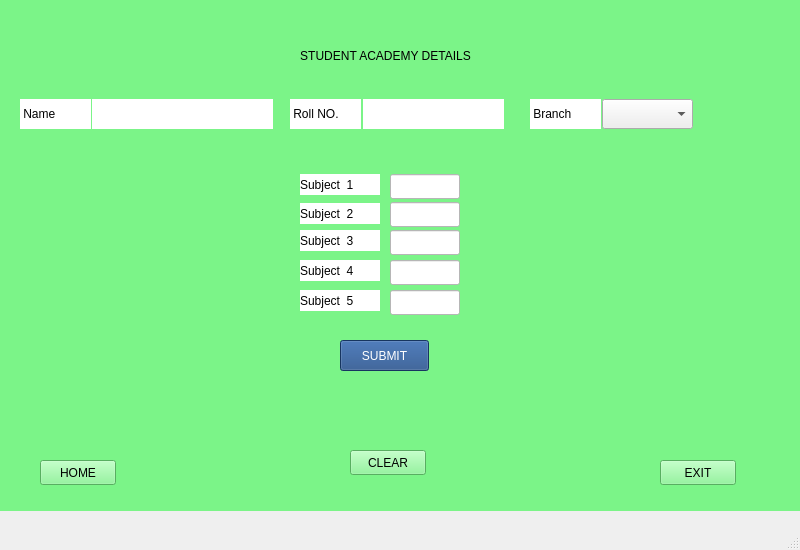
<?xml version="1.0" encoding="UTF-8"?>
<ui version="4.0">
 <class>studentdetail</class>
 <widget class="QMainWindow" name="studentdetail">
  <property name="geometry">
   <rect>
    <x>0</x>
    <y>0</y>
    <width>800</width>
    <height>550</height>
   </rect>
  </property>
  <property name="windowTitle">
   <string>STUDENT DETAILS</string>
  </property>
  <widget class="QWidget" name="centralwidget">
   <widget class="QLabel" name="label">
    <property name="geometry">
     <rect>
      <x>0</x>
      <y>0</y>
      <width>800</width>
      <height>511</height>
     </rect>
    </property>
    <property name="styleSheet">
     <string notr="true">background-color: rgb(138, 226, 52);
background-color: rgb(123, 244, 136);</string>
    </property>
    <property name="text">
     <string/>
    </property>
   </widget>
   <widget class="QLabel" name="label_3">
    <property name="geometry">
     <rect>
      <x>20</x>
      <y>99</y>
      <width>71</width>
      <height>30</height>
     </rect>
    </property>
    <property name="styleSheet">
     <string notr="true">background-color: rgb(255, 255, 255);
color: rgb(0, 0, 0);
font: 75 14pt &quot;Ubuntu Condensed&quot;;</string>
    </property>
    <property name="text">
     <string> Name</string>
    </property>
   </widget>
   <widget class="QLabel" name="label_4">
    <property name="geometry">
     <rect>
      <x>290</x>
      <y>99</y>
      <width>71</width>
      <height>30</height>
     </rect>
    </property>
    <property name="styleSheet">
     <string notr="true">background-color: rgb(255, 255, 255);
color: rgb(0, 0, 0);
font: 75 14pt &quot;Ubuntu Condensed&quot;;</string>
    </property>
    <property name="text">
     <string> Roll NO.</string>
    </property>
   </widget>
   <widget class="QLabel" name="label_5">
    <property name="geometry">
     <rect>
      <x>530</x>
      <y>99</y>
      <width>71</width>
      <height>30</height>
     </rect>
    </property>
    <property name="styleSheet">
     <string notr="true">background-color: rgb(255, 255, 255);
color: rgb(0, 0, 0);
font: 75 14pt &quot;Ubuntu Condensed&quot;;</string>
    </property>
    <property name="text">
     <string> Branch</string>
    </property>
   </widget>
   <widget class="QLineEdit" name="D1">
    <property name="geometry">
     <rect>
      <x>92</x>
      <y>99</y>
      <width>181</width>
      <height>30</height>
     </rect>
    </property>
    <property name="frame">
     <bool>false</bool>
    </property>
   </widget>
   <widget class="QLineEdit" name="D2">
    <property name="geometry">
     <rect>
      <x>363</x>
      <y>99</y>
      <width>141</width>
      <height>30</height>
     </rect>
    </property>
    <property name="frame">
     <bool>false</bool>
    </property>
   </widget>
   <widget class="QComboBox" name="D3">
    <property name="geometry">
     <rect>
      <x>602</x>
      <y>99</y>
      <width>91</width>
      <height>30</height>
     </rect>
    </property>
   </widget>
   <widget class="QPushButton" name="B1">
    <property name="geometry">
     <rect>
      <x>340</x>
      <y>340</y>
      <width>89</width>
      <height>31</height>
     </rect>
    </property>
    <property name="styleSheet">
     <string notr="true">background-color: rgb(32, 74, 135);
color: rgb(255, 255, 255);</string>
    </property>
    <property name="text">
     <string>SUBMIT</string>
    </property>
   </widget>
   <widget class="QLabel" name="label_7">
    <property name="geometry">
     <rect>
      <x>160</x>
      <y>40</y>
      <width>451</width>
      <height>31</height>
     </rect>
    </property>
    <property name="styleSheet">
     <string notr="true">font: 75 italic 17pt &quot;Tibetan Machine Uni&quot;;</string>
    </property>
    <property name="text">
     <string>STUDENT ACADEMY DETAILS</string>
    </property>
    <property name="alignment">
     <set>Qt::AlignCenter</set>
    </property>
   </widget>
   <widget class="QPushButton" name="B4">
    <property name="geometry">
     <rect>
      <x>660</x>
      <y>460</y>
      <width>76</width>
      <height>25</height>
     </rect>
    </property>
    <property name="styleSheet">
     <string notr="true">background-color: rgb(123, 244, 136);
background-color: rgb(123, 244, 136);</string>
    </property>
    <property name="text">
     <string>EXIT</string>
    </property>
   </widget>
   <widget class="QPushButton" name="B2">
    <property name="geometry">
     <rect>
      <x>40</x>
      <y>460</y>
      <width>76</width>
      <height>25</height>
     </rect>
    </property>
    <property name="styleSheet">
     <string notr="true">background-color: rgb(123, 244, 136);
background-color: rgb(123, 244, 136);</string>
    </property>
    <property name="text">
     <string>HOME</string>
    </property>
   </widget>
   <widget class="QPushButton" name="B3">
    <property name="geometry">
     <rect>
      <x>350</x>
      <y>450</y>
      <width>76</width>
      <height>25</height>
     </rect>
    </property>
    <property name="styleSheet">
     <string>background-color: rgb(123, 244, 136);
background-color: rgb(123, 244, 136);</string>
    </property>
    <property name="text">
     <string>CLEAR</string>
    </property>
   </widget>
   <widget class="QLabel" name="label_2">
    <property name="geometry">
     <rect>
      <x>300</x>
      <y>174</y>
      <width>80</width>
      <height>21</height>
     </rect>
    </property>
    <property name="styleSheet">
     <string notr="true">background-color: rgb(255, 255, 255);
color: rgb(0, 0, 0);</string>
    </property>
    <property name="text">
     <string>Subject  1</string>
    </property>
   </widget>
   <widget class="QLabel" name="label_6">
    <property name="geometry">
     <rect>
      <x>300</x>
      <y>203</y>
      <width>80</width>
      <height>21</height>
     </rect>
    </property>
    <property name="styleSheet">
     <string notr="true">background-color: rgb(255, 255, 255);
color: rgb(0, 0, 0);</string>
    </property>
    <property name="text">
     <string>Subject  2</string>
    </property>
   </widget>
   <widget class="QLabel" name="label_8">
    <property name="geometry">
     <rect>
      <x>300</x>
      <y>230</y>
      <width>80</width>
      <height>21</height>
     </rect>
    </property>
    <property name="styleSheet">
     <string notr="true">background-color: rgb(255, 255, 255);
color: rgb(0, 0, 0);</string>
    </property>
    <property name="text">
     <string>Subject  3</string>
    </property>
   </widget>
   <widget class="QLabel" name="label_9">
    <property name="geometry">
     <rect>
      <x>300</x>
      <y>260</y>
      <width>80</width>
      <height>21</height>
     </rect>
    </property>
    <property name="styleSheet">
     <string notr="true">background-color: rgb(255, 255, 255);
color: rgb(0, 0, 0);</string>
    </property>
    <property name="text">
     <string>Subject  4</string>
    </property>
   </widget>
   <widget class="QLabel" name="label_10">
    <property name="geometry">
     <rect>
      <x>300</x>
      <y>290</y>
      <width>80</width>
      <height>21</height>
     </rect>
    </property>
    <property name="styleSheet">
     <string notr="true">background-color: rgb(255, 255, 255);
color: rgb(0, 0, 0);</string>
    </property>
    <property name="text">
     <string>Subject  5</string>
    </property>
   </widget>
   <widget class="QLineEdit" name="T1">
    <property name="geometry">
     <rect>
      <x>390</x>
      <y>174</y>
      <width>70</width>
      <height>25</height>
     </rect>
    </property>
    <property name="styleSheet">
     <string notr="true">background-color: rgb(255, 255, 255);
color: rgb(0, 0, 0);</string>
    </property>
   </widget>
   <widget class="QLineEdit" name="T2">
    <property name="geometry">
     <rect>
      <x>390</x>
      <y>202</y>
      <width>70</width>
      <height>25</height>
     </rect>
    </property>
    <property name="styleSheet">
     <string notr="true">background-color: rgb(255, 255, 255);
color: rgb(0, 0, 0);</string>
    </property>
   </widget>
   <widget class="QLineEdit" name="T3">
    <property name="geometry">
     <rect>
      <x>390</x>
      <y>230</y>
      <width>70</width>
      <height>25</height>
     </rect>
    </property>
    <property name="styleSheet">
     <string notr="true">background-color: rgb(255, 255, 255);
color: rgb(0, 0, 0);</string>
    </property>
   </widget>
   <widget class="QLineEdit" name="T4">
    <property name="geometry">
     <rect>
      <x>390</x>
      <y>260</y>
      <width>70</width>
      <height>25</height>
     </rect>
    </property>
    <property name="styleSheet">
     <string notr="true">background-color: rgb(255, 255, 255);
color: rgb(0, 0, 0);</string>
    </property>
   </widget>
   <widget class="QLineEdit" name="T5">
    <property name="geometry">
     <rect>
      <x>390</x>
      <y>290</y>
      <width>70</width>
      <height>25</height>
     </rect>
    </property>
    <property name="styleSheet">
     <string notr="true">background-color: rgb(255, 255, 255);
color: rgb(0, 0, 0);</string>
    </property>
   </widget>
  </widget>
  <widget class="QMenuBar" name="menubar">
   <property name="geometry">
    <rect>
     <x>0</x>
     <y>0</y>
     <width>800</width>
     <height>22</height>
    </rect>
   </property>
  </widget>
  <widget class="QStatusBar" name="statusbar"/>
 </widget>
 <resources/>
 <connections/>
</ui>
